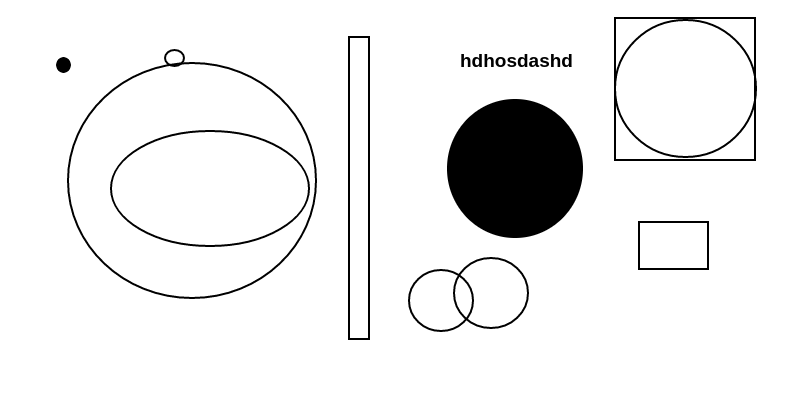
#> input picture test4.png, 800 x 400 px
$ python main.py   (older library calls are emulated)
#> lines starting #> are read from the running program, lines starting #| are printed output that depends on the picture
#> further down, img is the input picture: shape (400, 800); min 0, max 255, mean 236.9
import cv2
import numpy as np

def handleSlidebar(x):
    drawHough()

def drawHough():
    print("redraw")
    p1 = cv2.getTrackbarPos('p1','image')
    p2 = cv2.getTrackbarPos('p2','image')
    param1 = cv2.getTrackbarPos('param1','image')
    param2 = cv2.getTrackbarPos('param2','image')
    minRadius = cv2.getTrackbarPos('minRadius','image')
    maxRadius = cv2.getTrackbarPos('maxRadius','image')


    bimg = cv2.GaussianBlur(src=img,ksize=(3,3),sigmaX=0, sigmaY=0)
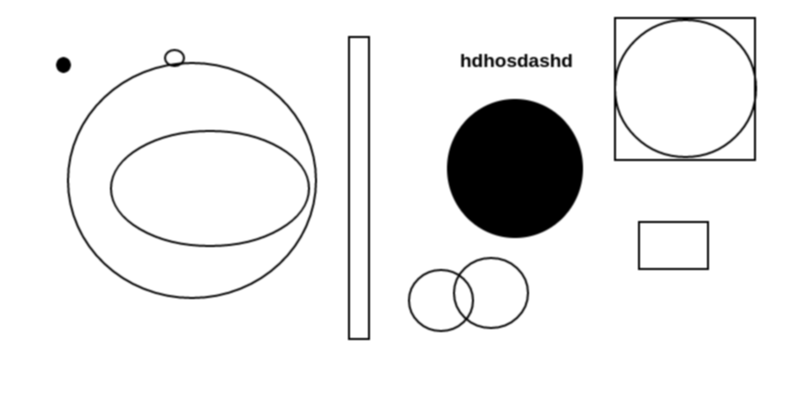
#> bimg: shape (400, 800); min 0, max 255, mean 236.9
    #bimg = cv2.medianBlur(img,5)
    cimg = cv2.cvtColor(bimg,cv2.COLOR_GRAY2BGR)

    circles = cv2.HoughCircles(bimg,cv2.cv.CV_HOUGH_GRADIENT,param1,param2,
                                param1=50,param2=30,minRadius=minRadius,maxRadius=maxRadius)
#> circles = [[191.5, 170.5, 125.7], [514.5, 168.5, 68.8]]
    circles = np.uint16(np.around(circles))
#> circles = [[192, 170, 126], [514, 168, 69]]
    for i in circles[0,:]:
        cv2.circle(cimg,(i[0],i[1]),i[2],(0,255,0),2)
        cv2.circle(cimg,(i[0],i[1]),2,(0,0,255),3)
#> this loop made 2 passes
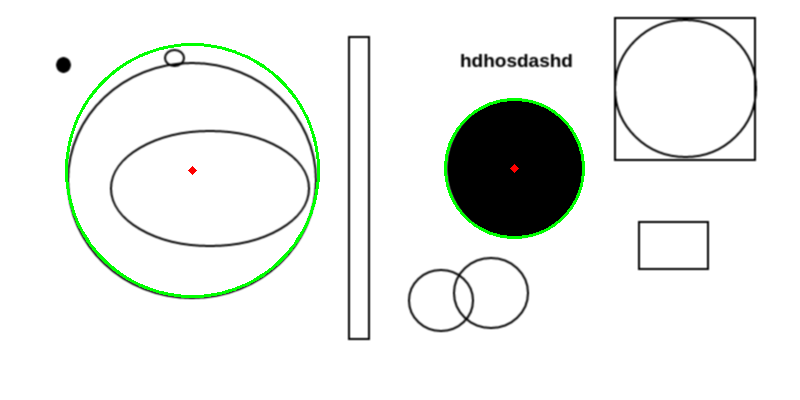
#> cimg: shape (400, 800, 3); mean B, G, R 234.7, 237.6, 234.7

    cv2.imshow('image',cimg)


img = cv2.imread('test4.png',0)
cv2.namedWindow('image')
cv2.createTrackbar('param1','image',1,100,handleSlidebar)
cv2.setTrackbarPos('param1','image',1)

cv2.createTrackbar('param2','image',1,2000,handleSlidebar)
cv2.setTrackbarPos('param2','image',300)

cv2.createTrackbar('minRadius','image',0,1000,handleSlidebar)
cv2.setTrackbarPos('minRadius','image',0)

cv2.createTrackbar('maxRadius','image',0,1000,handleSlidebar)
cv2.setTrackbarPos('maxRadius','image',0)

drawHough()

while(True):
    if cv2.waitKey(1) == 27:
#> (key Esc is pressed here)
        break
cv2.destroyAllWindows()

$ run again, with test3.png copied over test4.png
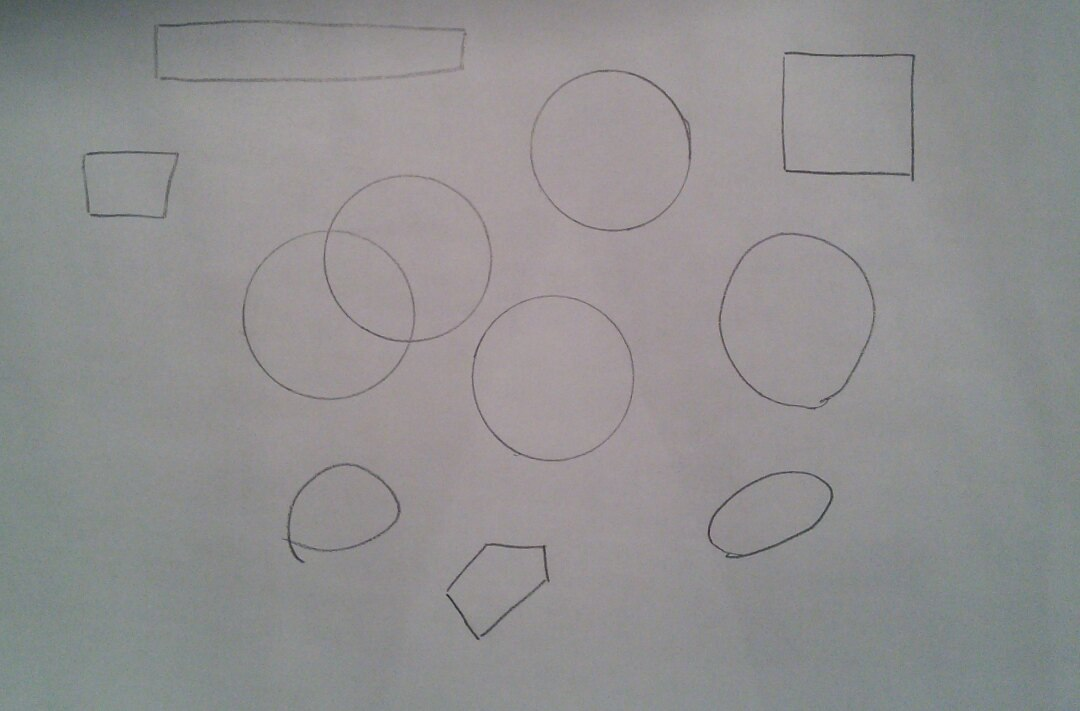
#> input picture test3.png, 1080 x 711 px
#> in drawHough, `circles = cv2.HoughCircles(bimg,cv2.cv.CV_HOUGH_GRADIENT,param1,param2..`: circles = [[609.5, 149.5, 80.3], [329.5, 314.5, 85.7], [806.5, 586.5, 115.6], [502.5, 593.5, 46.8]]
#> in drawHough, `circles = np.uint16(np.around(circles))`: circles = [[610, 150, 80], [330, 314, 86], [806, 586, 116], [502, 594, 47]]
#> the loop in drawHough, `for i in circles[0,:]:` made 4 passes
#> after the loop in drawHough, `for i in circles[0,:]:`:
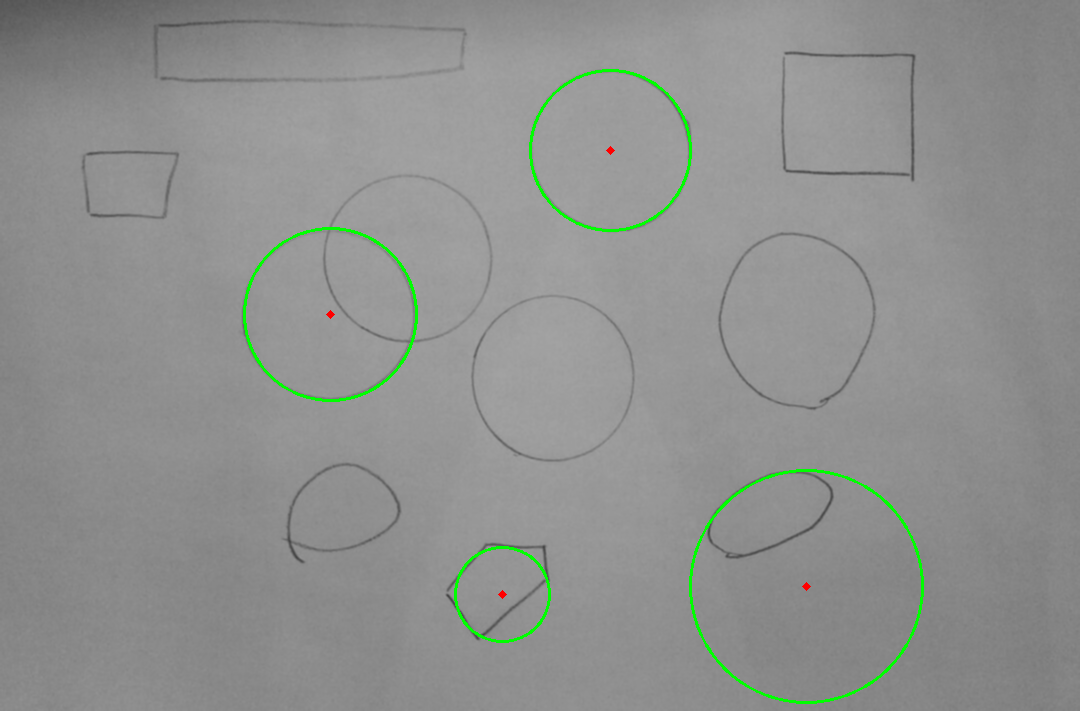
#> cimg: shape (711, 1080, 3); mean B, G, R 142.9, 144.9, 143
